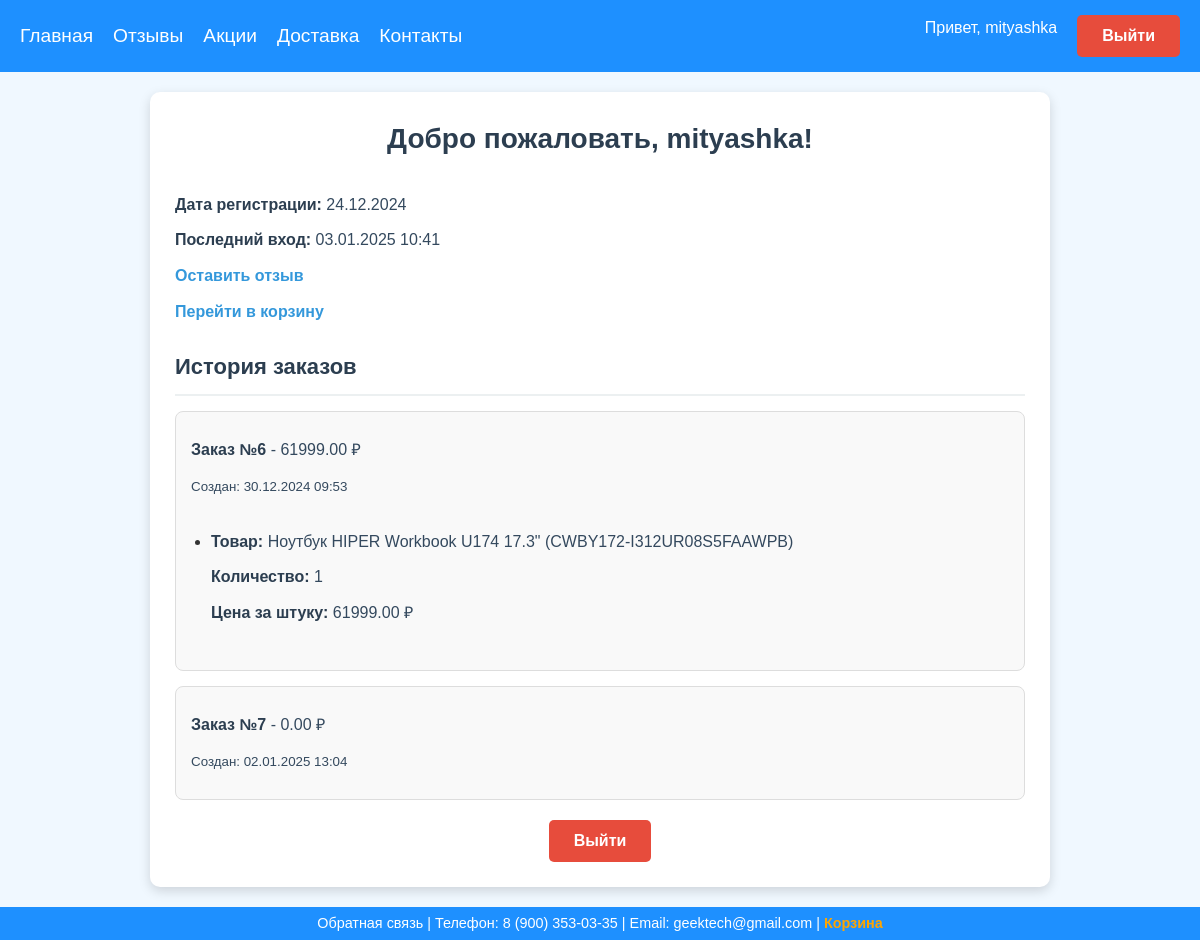
The page /user/profile/ (signed in) on the database its author committed.
### shopapp/models.py (models this page shows, shortened)
class Order(models.Model):
    user = models.ForeignKey(User, on_delete=models.CASCADE, related_name='orders')
    created_at = models.DateTimeField(auto_now_add=True)
    total_price = models.DecimalField(max_digits=10, decimal_places=2, default=0.0)
    products = models.ManyToManyField('Product', through='OrderItem')

class OrderItem(models.Model):
    order = models.ForeignKey(Order, related_name='items', on_delete=models.CASCADE)
    product = models.ForeignKey(Product, on_delete=models.CASCADE)
    quantity = models.IntegerField(default=1)
    price = models.DecimalField(max_digits=10, decimal_places=2)

class Product(models.Model):
    product_name = models.CharField(max_length=100)
    manufacturer = models.CharField(max_length=80)
    price = models.DecimalField(max_digits=10, decimal_places=2)
    description = models.TextField()
    images = models.ManyToManyField(ProductImage, blank=True, related_name='products')
    preview = models.ImageField(upload_to='products/previews/', blank=True, null=True)
    created_at = models.DateTimeField(auto_now_add=True)
    updated_at = models.DateTimeField(auto_now=True)
    discount = models.DecimalField(max_digits=5, decimal_places=2, default=0.00)
    stock_quantity = models.PositiveIntegerField(default=0)
    category = models.ForeignKey(Category, on_delete=models.CASCADE, related_name="products")

### users/views.py (the view)
# urls.py: path('profile/', profile_view, name='profile'),
@login_required
def profile_view(request: HttpRequest):
    orders = request.user.orders.all()
    for order in orders:
        for item in order.items.all():
            item.total_price = item.quantity * item.price
    return render(request, 'profile.html', {'orders': orders})

### users/templates/profile.html (shortened to what this page needs)
{% extends 'base.html' %}
{% block additional_styles %}
    {% load static %}
    <link rel="stylesheet" href="{% static 'css/base.css' %}">
    <link rel="stylesheet" href="{% static 'css/profile.css' %}">
{% endblock %}
{% block main %}
    <div class="profile-container">
        <div class="profile-header">
            <h1>Добро пожаловать, {{ user.username }}!</h1>
        </div>
        <div class="profile-info">
            <p><strong>Дата регистрации:</strong> {{ user.date_joined|date:"d.m.Y" }}</p>
            <p><strong>Последний вход:</strong> {{ user.last_login|date:"d.m.Y H:i" }}</p>
            <p><strong><a href="{% url 'shopapp:feedback' %}">Оставить отзыв</a></strong></p>
            <p><strong><a href="{% url 'shopapp:cart' %}">Перейти в корзину</a></strong></p>
            <h3>История заказов</h3>
            <ul>
                {% if user.orders.all %}
                    {% for order in user.orders.all %}
                        <li>
                            <p><strong>Заказ №{{ order.id }}</strong> - {{ order.total_price }} ₽</p>
                            <p><small>Создан: {{ order.created_at|date:"d.m.Y H:i" }}</small></p>
                            <ul>
                                {% for item in order.items.all %}
                                    <li>
                                        <p><strong>Товар:</strong> {{ item.product.product_name }}</p>
                                        <p><strong>Количество:</strong> {{ item.quantity }}</p>
                                        <p><strong>Цена за штуку:</strong> {{ item.price }} ₽</p>
                                    </li>
                                {% endfor %}
                            </ul>
                        </li>
                    {% endfor %}
                {% else %}
                    <li>У вас нет заказов.</li>
                {% endif %}
            </ul>
        </div>
        <div class="logout-button">
            <form action="{% url 'logout' %}" method="post">
                <button type="submit" class="btn-logout">Выйти</button>
            </form>
        </div>
    </div>
{% endblock %}

### shopapp/templates/base.html (shortened to what this page needs)
<!DOCTYPE html>
<html lang="ru">
<head>
    {% load static %}
    <link rel="stylesheet" href="{% static 'css/base.css' %}">
    {% block additional_styles %}
    {% endblock %}
</head>
<body>
    <header>
        <div class="menu">
            <a href="{% url 'shopapp:index' %}">Главная</a>
            <a href="{% url 'shopapp:reviews' %}">Отзывы</a>
            <a href="{% url 'shopapp:promotions' %}">Акции</a>
            <a href="{% url 'shopapp:delivery' %}">Доставка</a>
            <a href="{% url 'shopapp:contacts' %}">Контакты</a>
        </div>
        <div class="log-reg-menu">
            {% if user.is_authenticated %}
                <a href="{% url 'users:profile' %}">Привет, {{ user.username }}</a>
                <form action="{% url 'logout' %}" method="post">
                    <button type="submit" class="btn-logout">Выйти</button>
                </form>
            {% else %}
                <a href="{% url 'users:profile' %}">Войти</a>
                <a href="{% url 'users:register' %}">Регистрация</a>
            {% endif %}
        </div>
    </header>
    <main>
        {% block main %}{% endblock %}
    </main>
    <footer>
        <div class="footer-content">
            <span>Обратная связь | Телефон: 8 (900) 353-03-35 | Email: geektech@gmail.com | <a href="{% url 'shopapp:cart' %}">Корзина</a></span>
        </div>
    </footer>
</body>
</html>

### shopapp/static/css/base.css (style rules this page uses)
* { margin: 0; padding: 0; box-sizing: border-box; }
body { font-family: Arial, sans-serif; background-color: #f0f8ff; color: #333; line-height: 1.6; display: flex; flex-direction: column; min-height: 100vh; }
main { flex-grow: 1; }
header { background-color: #1e90ff; color: white; padding: 15px 20px; display: flex; justify-content: space-between; align-items: center; }
header .menu { display: flex; gap: 20px; font-size: 1.2em; }
header .menu a { color: white; text-decoration: none; }
header .log-reg-menu { display: flex; gap: 20px; }
header .log-reg-menu a { color: white; text-decoration: none; }
footer { background-color: #1e90ff; color: white; text-align: center; padding: 5px 20px; margin-top: auto; }
.footer-content { font-size: 0.9em; }
.footer-content a { color: #ffa500; text-decoration: none; font-weight: bold; }
.btn-logout { background-color: #ffffff; color: #0056b3; border: 2px solid #0056b3; border-radius: 6px; padding: 8px 16px; font-size: 14px; font-weight: bold; cursor: pointer; transition: all 0.3s ease; }

### users/static/css/profile.css (style rules this page uses)
.profile-container { max-width: 900px; margin: 20px auto; padding: 25px; background-color: #ffffff; border-radius: 10px; box-shadow: 0 4px 12px rgba(0, 0, 0, 0.15); }
.profile-header { text-align: center; margin-bottom: 30px; }
.profile-header h1 { font-size: 28px; color: #2c3e50; }
.profile-info p { font-size: 16px; color: #34495e; margin: 10px 0; }
.profile-info p strong { color: #2c3e50; }
.profile-info a { color: #3498db; text-decoration: none; font-weight: bold; }
.profile-info h3 { margin-top: 25px; font-size: 22px; color: #2c3e50; border-bottom: 2px solid #ecf0f1; padding-bottom: 10px; }
.profile-info ul { list-style: none; padding-left: 0; }
.profile-info ul li { margin: 15px 0; padding: 15px; background-color: #f9f9f9; border: 1px solid #ddd; border-radius: 8px; }
.profile-info ul ul { margin-top: 10px; padding-left: 20px; list-style-type: disc; }
.profile-info ul ul li { background-color: transparent; padding: 5px 0; border: none; }
.logout-button { text-align: center; margin-top: 20px; }
.btn-logout { padding: 12px 25px; background-color: #e74c3c; color: #ffffff; font-size: 16px; font-weight: bold; border: none; border-radius: 5px; cursor: pointer; transition: background-color 0.3s ease; }

### rows shown on the page
Order: id "6", total_price "61999.00", created_at "30.12.2024 09:53"
OrderItem: product.product_name "Ноутбук HIPER Workbook U174 17.3\" (CWBY172-I312UR08S5FAAWPB)", quantity "1", price "61999.00"
Order: id "7", total_price "0.00", created_at "02.01.2025 13:04"

### other values the page prints
{{ user.username }} "mityashka"
{{ user.date_joined|date:"d.m.Y" }} "24.12.2024"
{{ user.last_login|date:"d.m.Y H:i" }} "03.01.2025 10:41"
